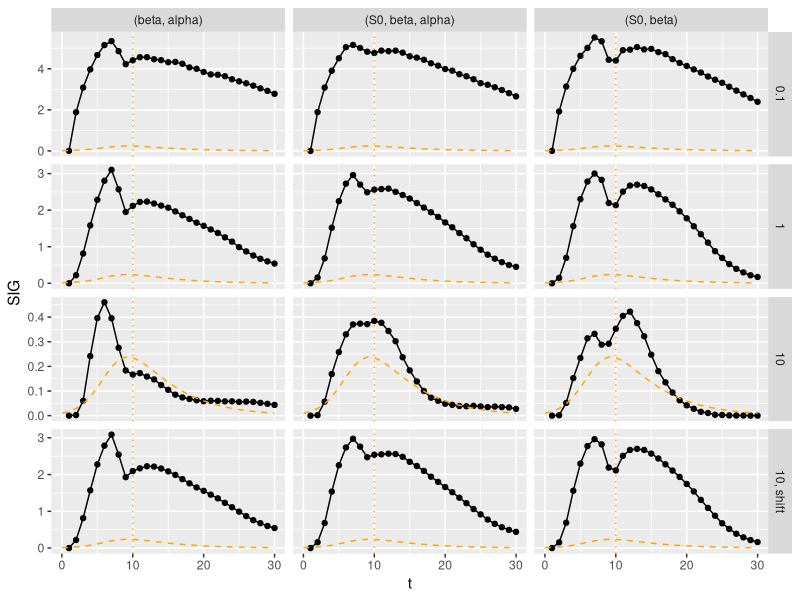
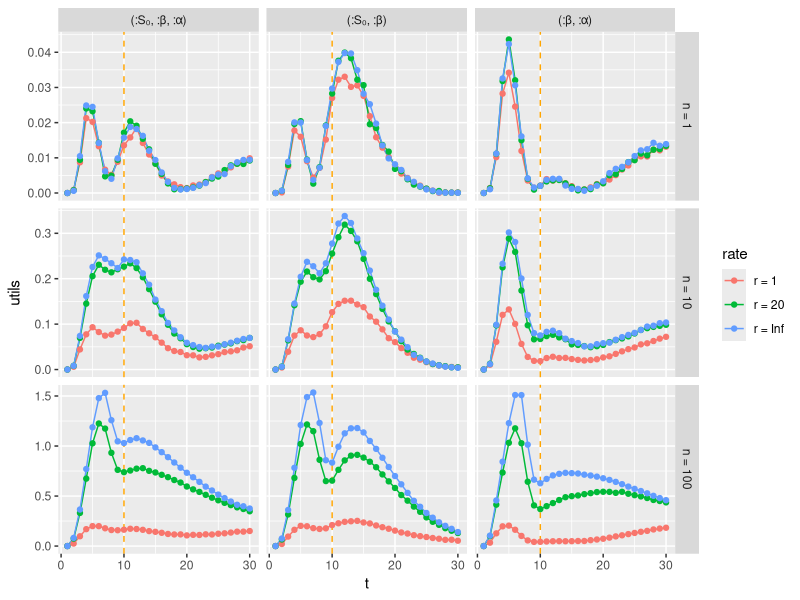

Write R code to recreate these figures, in order.
library(tidyverse)
library(ggthemes)

true_inf <- c(
    0.01, 0.017234986028274994, 0.029226916688214286, 0.0482619354074302, 0.07644676001950913, 0.11397801673090434, 0.15694203765403592,
    0.197068585361762, 0.22556384374277325, 0.23791293991026669, 0.2351898235396991, 0.22162345300496464, 0.2018696959400936, 
    0.1795447345733238, 0.15704515578805922, 0.13574849445435141, 0.11635024064541434, 0.09910377645846799, 0.08402199574081326, 0.0709903078468306, 0.059817465836561626, 0.05029848904490269, 0.04222657248401512, 0.03540215277236312, 
    0.029650387465228304, 0.024814410446680653, 0.02075294687536625, 0.017345265065778624, 0.014491436294653753, 0.012103619476697134, 0.010105741535796938
)
peak <- which.max(true_inf)

(notest <- read_csv("data/sims/single-obs-no-test.csv"))
(notest2 <- read_csv("data/sims/noise-of-inf-2-3.csv"))
(meanshift <- read_csv("data/sims/mean-shift.csv"))
(normshift <- read_csv("data/sims/single-observation/normal-03-07.csv"))

allres <- read_csv("data/sims/single-observation/allres-03-09.csv") |>
    select(utils, obs_model, obs_params, param_comb, true=θtrue) |>
    mutate(utils=str_replace_all(utils, "Any|\\[|\\]", ""), t=str_c(1:(length(true_inf)-1), collapse=",")) |>
    separate_rows(utils, t, sep=",", convert=TRUE)

# ggplot(notest, aes(t, SIG, col=as.factor(sd), group=as.factor(sd))) +
# notest2 |>
#     bind_rows(mutate="mu100")
#     mutate(sd = str_c(sd, "*I(t)")) |>
normshift |>
    filter(σ == 10) |>
    mutate(sd = str_c(σ, ", shift")) |>
    bind_rows(mutate(notest, sd=as.character(sd))) |>
    mutate(free=str_replace_all(free, c(":S₀" = "S0", ":β" = "beta", ":α"="alpha"))) |>
    ggplot(aes(t, SIG)) +
    geom_vline(xintercept=peak, col="orange", linetype="dotted") +
    geom_line() +
    geom_point() +
    geom_line(aes(t, true_inf), tibble(t=0:30, true_inf=true_inf), col="orange", linetype="dashed") +
    facet_grid(sd~free, scales="free_y")

allres |>
    mutate(
        rate=ifelse(str_detect(obs_params, "r"), str_extract(obs_params, "r = \\d+"), "r = Inf"),
        ntest=str_extract(obs_params, "n = \\d+")
    ) |>
    # filter(obs_model == "neg_binom") |>
    ggplot(aes(t, utils, col=rate)) +
    geom_vline(xintercept=peak, col="orange", linetype="dashed") +
    geom_line() +
    geom_point() +
    facet_grid(ntest~param_comb, scales="free_y")
